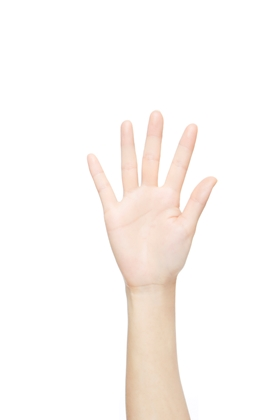
#> input picture sub/hand_sample.jpg, 280 x 420 px
$ python 'detect hands.py'
#> lines starting #> are read from the running program, lines starting #| are printed output that depends on the picture; after the words box and inside, x2 and y2 are one past the last pixel; in counts of white or black regions, pixels touching at a corner belong together
import cv2
import numpy as np
img = cv2.imread('./hand_sample.jpg')
#> img is the input picture: shape (420, 280, 3); mean B, G, R 245.4, 248.2, 252.2

#YCrCb 변환
ycrcb = cv2.cvtColor(img,cv2.COLOR_BGR2YCrCb)
#> ycrcb: shape (420, 280, 3); mean of channels 0, 1, 2 249.1, 130.2, 126
#Cr:133~173, Cb:77~127
mask_hand = cv2.inRange(ycrcb,np.array([0,133,77]),np.array([255,173,127]))
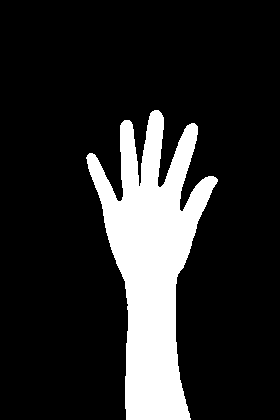
#> mask_hand: shape (420, 280); 16.5% white; 1 white region

#thr값을 통과한 이미지 받아오기
ret, thr = cv2.threshold(mask_hand,127,255,0)

#thr에서 contour찾기
contours, _ = cv2.findContours(thr, cv2.RETR_TREE,cv2.CHAIN_APPROX_SIMPLE)
#> contours = 1 contour; box (x1, y1, x2, y2) and area: (86, 110, 218, 420) 18780

#0번째 contour 사각형 그리기
cnt = contours[0]
#> cnt = contour of 445 points, box (x1, y1, x2, y2) (86, 110, 218, 420), area 18780
x,y,w,h = cv2.boundingRect(cnt)
#> x = 86; y = 110; w = 132; h = 310

#가장작은 사각형 만들기(불필요)
rect = cv2.minAreaRect(cnt)
#> rect = ((166.3, 265.4), (126.3, 310.9), -8.71)
box = cv2.boxPoints(rect)
#> box = [[127.5, 428.6], [80.37, 121.3], [205.2, 102.1], [252.3, 409.4]]
box = np.int0(box)
#> box = [[127, 428], [80, 121], [205, 102], [252, 409]]

#사각형 그리기
cv2.rectangle(img, (x-50,y-50),(x+w+50,y+h+50),(0,0,255),1)
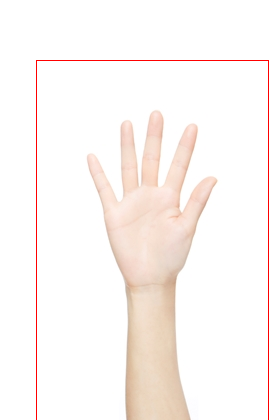
#> img: shape (420, 280, 3); 0.81% of pixels changed, all inside (x1, y1, x2, y2) = (36, 60, 269, 420)

#손모양 자르기
hands = img[y-50+1:y+h+50,x-50+1:x+w+50]
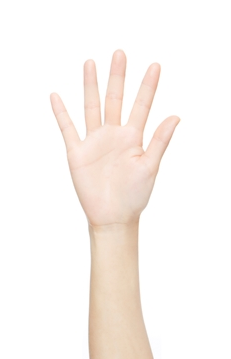
#> hands: shape (359, 231, 3); mean B, G, R 241.4, 245.3, 251
hands = cv2.resize(hands, (64,64))
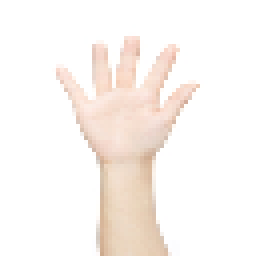
#> hands: shape (64, 64, 3) (shown 4 times larger); mean B, G, R 241.4, 245.3, 250.9

#contour그리기
#cv2.drawContours(img, [box], 0, (0,255,0),1)

#center찾고 점그리기
center_x, center_y = int(x+w/2), int(y+h/2)
#> center_x = 152; center_y = 265
cv2.circle(img, (center_x,center_y),1, (0,0,255),-1)
#> img: shape (420, 280, 3); under 0.01% of pixels changed, all inside (x1, y1, x2, y2) = (151, 264, 154, 267)


#cv2.imshow("thr",~thr)
#cv2.imshow("mask_hand",mask_hand)
cv2.imshow("Origin",img)
cv2.imshow("hands",hands)


cv2.waitKey(0)

cv2.destroyAllWindows()
